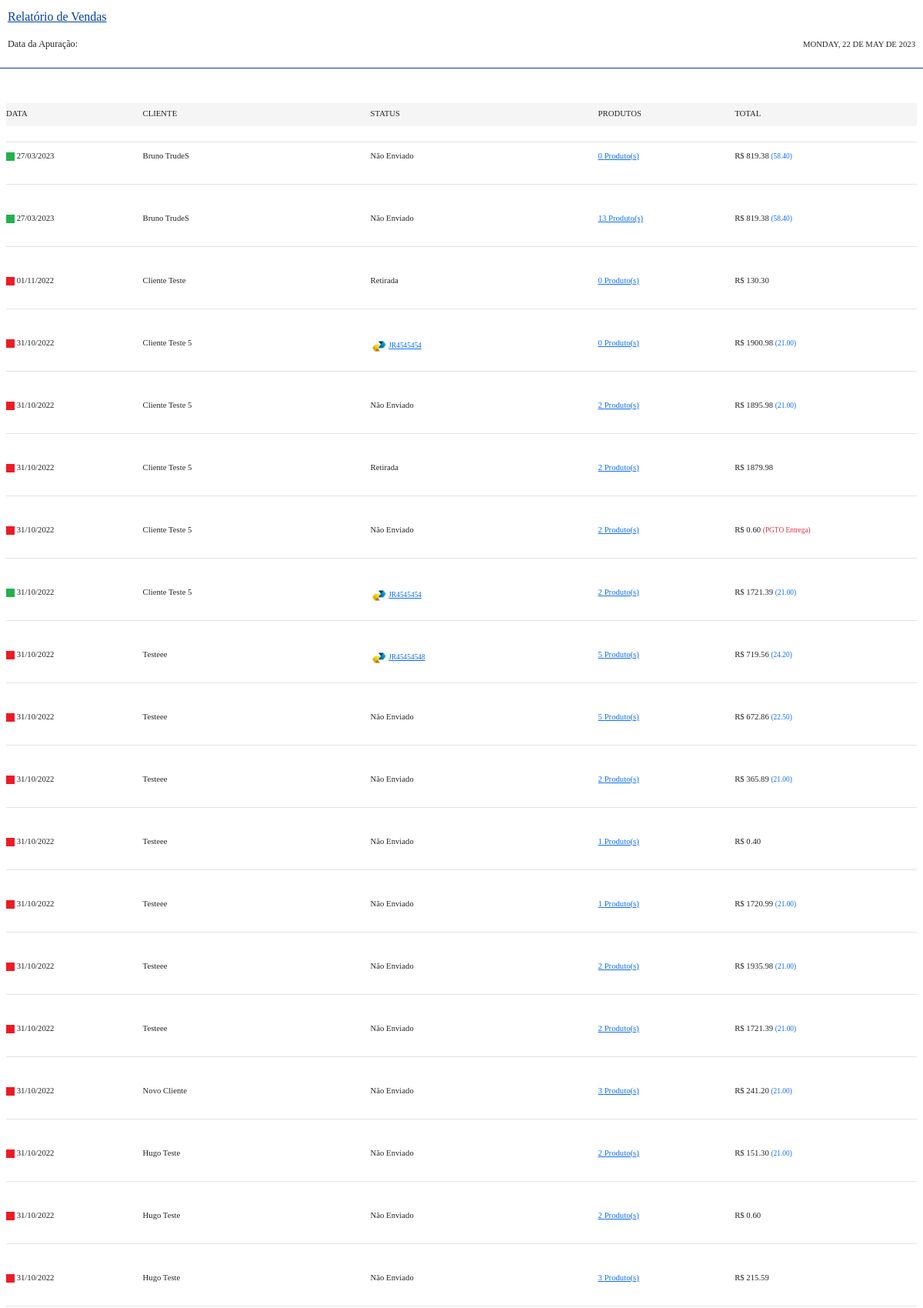
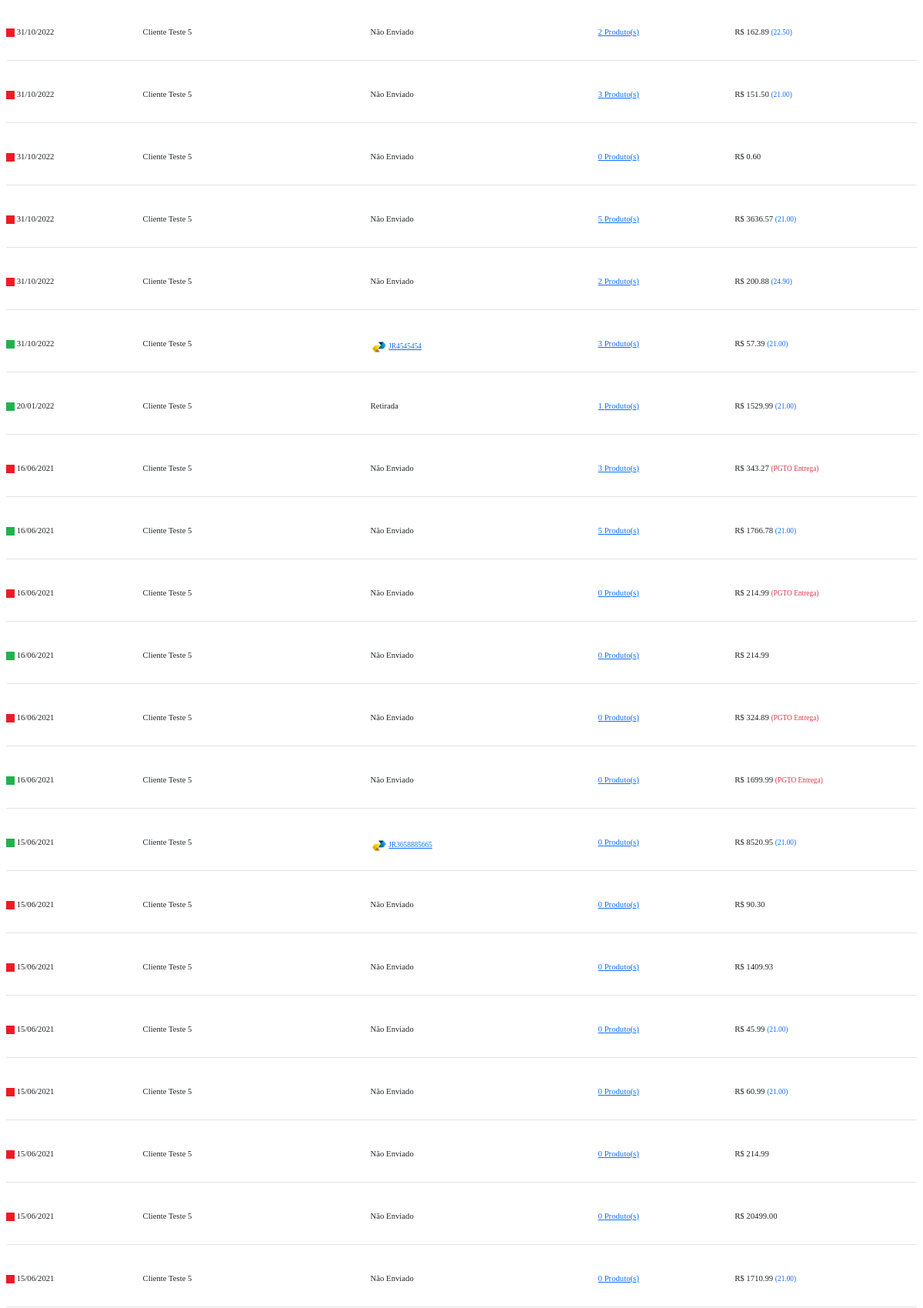
Page /sistema/painel-admin/rel/rel_vendas_html.php (upper part) on the committed database (2 pictures, top to bottom).
### tables this page shows
CREATE TABLE `vendas` (
  `id` int(11) NOT NULL AUTO_INCREMENT,
  `sub_total` decimal(10,2) NOT NULL,
  `frete` decimal(8,2) NOT NULL,
  `total` decimal(10,2) NOT NULL,
  `id_usuario` int(11) NOT NULL,
  `pago` varchar(5) NOT NULL,
  `data` date NOT NULL,
  `status` varchar(35) NOT NULL,
  `rastreio` varchar(35) DEFAULT NULL,
  `pgto_entrega` varchar(5) DEFAULT NULL,
  `tipo_frete` varchar(20) DEFAULT NULL,
  PRIMARY KEY (`id`)
);

CREATE TABLE `usuarios` (
  `id` int(11) NOT NULL AUTO_INCREMENT,
  `nome` varchar(50) NOT NULL,
  `cpf` varchar(20) NOT NULL,
  `email` varchar(50) NOT NULL,
  `senha` varchar(35) NOT NULL,
  `senha_crip` varchar(150) NOT NULL,
  `nivel` varchar(20) NOT NULL,
  `imagem` varchar(100) DEFAULT NULL,
  PRIMARY KEY (`id`)
);

### config.php (called while the page is built, shortened)
<?php
$url_loja = "http://$_SERVER[HTTP_HOST]/";
$url = explode("//", $url_loja);
if($url[1] == 'localhost/'){
	$url_loja = "http://$_SERVER[HTTP_HOST]/loja/";
}
 ?>

### sistema/painel-admin/rel/rel_vendas_html.php (the view, shortened to what this page needs)
<?php
require_once("../../../conexao.php");
$data_hoje = utf8_encode(strftime('%A, %d de %B de %Y', strtotime('today')));
$tipo = @$_GET['tipo'];
$data_inicial = @$_GET['data_inicial'];
$data_final = @$_GET['data_final'];
$data_inicialF = implode('/', array_reverse(explode('-', $data_inicial)));
$data_finalF = implode('/', array_reverse(explode('-', $data_final)));
if($tipo == "Sim"){
	$titulo_rel = 'Relatório de Vendas Pagas';
}else if($tipo == "Não"){
	$titulo_rel = 'Relatório de Vendas Pendentes';
}else{
	$titulo_rel = 'Relatório de Vendas';
}
if($data_inicial == $data_final){
	$apuracao = 'Data da Apuração: '.$data_inicialF;
}else{
	$apuracao = 'Apuração: '.$data_inicialF.' à '.$data_finalF;
}
if($tipo == ""){
	$tipo = '%%';
}
?>
<!DOCTYPE html>
<html>
<head>
	<link href="https://cdn.jsdelivr.net/npm/bootstrap@5.0.0/dist/css/bootstrap.min.css" rel="stylesheet">
</head>
<body>
		<section class="area-cab">
		<div class="cabecalho">
			<div class="coluna titulo_cab" style="width:70%"> <u><?php echo $titulo_rel ?></u></div>
			<div align="right" class="coluna" style="width:30%"> <?php echo mb_strtoupper($nome_loja) ?></div>
		</div>
		</section>
		<br>
		<section class="area-cab">
		<div class="cabecalho">
			<div class="coluna" style="width:60%"><small> <small><?php echo $apuracao ?></small></small></div>
			<div align="right" class="coluna" style="width:40%"><small> <small><small> <?php echo mb_strtoupper($data_hoje) ?></small></small></small></div>
		</div>
		</section>
		<br>
		<div class="cabecalho" style="border-bottom: solid 1px #0340a3">
		</div>
	<div class="mx-2" style="padding-top:15px ">
	<small><small><small>
	<section class="area-tab" style="background-color: #f5f5f5;">
						<div class="linha-cab" style="padding-top: 5px;">
							<div class="coluna" style="width:15%">DATA</div>
							<div class="coluna" style="width:25%">CLIENTE</div>
							<div class="coluna" style="width:25%">STATUS</div>
							<div class="coluna" style="width:15%">PRODUTOS</div>
							<div class="coluna" style="width:20%">TOTAL</div>
						</div>
				</section><small></small>
				<div class="cabecalho mb-1" style="border-bottom: solid 1px #e3e3e3;">
		</div>
		 <?php
                   $query_ped = $pdo->query("SELECT * FROM vendas where (data >= '$data_inicial' or data >= '$data_final') and pago LIKE '$tipo' order by id desc ");
                   $res_ped = $query_ped->fetchAll(PDO::FETCH_ASSOC);
                   for ($i=0; $i < count($res_ped); $i++) {
                      $data = $res_ped[$i]['data'];
                      $total = $res_ped[$i]['total'];
                      $pago = $res_ped[$i]['pago'];
                      $status = $res_ped[$i]['status'];
                      $rastreio = $res_ped[$i]['rastreio'];
                      $id_venda = $res_ped[$i]['id'];
                       $pgto_entrega = $res_ped[$i]['pgto_entrega'];
                        $frete = $res_ped[$i]['frete'];
                        $id_usuario = $res_ped[$i]['id_usuario'];
                      $data = implode('/', array_reverse(explode('-', $data)));
                      $quantidade_produtos = 0;
                    $query2 = $pdo->query("SELECT * FROM carrinho where id_venda = '$id_venda' order by id desc ");
                   $res2 = $query2->fetchAll(PDO::FETCH_ASSOC);
                   for ($i2=0; $i2 < count($res2); $i2++) {
                   $quantidade_produtos += $res2[$i2]['quantidade'];
                 }
                    $query3 = $pdo->query("SELECT * FROM usuarios where id = '$id_usuario' order by id desc ");
                   $res3 = $query3->fetchAll(PDO::FETCH_ASSOC);
                   $nome_cliente = $res3[0]['nome'];
			?>
				<section class="area-tab" style="padding-top:5px">
				<div class="linha-cab <?php echo $classe_linha ?>">
			<div class="coluna" style="width:15%">
                            <?php
                        if($pago == 'Sim') {
                            echo '<img src="'.$url_loja.'img/verde.jpg" width="11px">';
                        }else{
                             echo '<img src="'.$url_loja.'img/vermelho.jpg" width="11px">';
                        }?>
                        <?php echo $data ?>
                         </div>
                          <div class="coluna" style="width:25%"><?php echo $nome_cliente ?>
                   </div>
                    <div class="coluna" style="width:25%">
                            <?php if($status == 'Enviado'){
                                echo '<img src="'.$url_loja.'img/correios.jpg" width"25px" height="25"><a class="text-primary" title="Código de Postagem"><small>'. $rastreio .'</small></a>';
                            }else{
                                echo $status;
                            } ?>
                            </div>
                        <div class="coluna" style="width:15%">
                            <a href="" onclick="verProdutos('<?php echo $id_venda ?>')" title="Ver Produtos">
                            <?php echo $quantidade_produtos ?> Produto(s)
                            </a>
                        </div>
                         <div class="coluna" style="width:20%">R$ <?php echo $total ?>
                             <?php if($frete > 0){
              echo ' <small><span class="text-primary">('.$frete.')</span></small>';
             } ?>
             <?php
             if($pgto_entrega != ''){
                                  echo ' <small><span class="text-danger">(PGTO Entrega)</span></small>';
                                }
              ?>
                        </div>
			</div>
		</section>
		<div class="cabecalho" style="border-bottom: solid 1px #e3e3e3;">
		</div>
		<?php } ?>
		</small></small>
</div>
		<br>
</body>
</html>

### rows in the picture
vendas: data "27/03/2023", id_usuario.nome "Bruno TrudeS", status "Não Enviado", quantidade_produtos "0", total "819.38", frete "58.40"
vendas: data "27/03/2023", id_usuario.nome "Bruno TrudeS", status "Não Enviado", quantidade_produtos "13", total "819.38", frete "58.40"
vendas: data "01/11/2022", id_usuario.nome "Cliente Teste", status "Retirada", quantidade_produtos "0", total "130.30"
vendas: data "31/10/2022", id_usuario.nome "Cliente Teste 5", rastreio "JR4545454", quantidade_produtos "0", total "1900.98", frete "21.00"
vendas: data "31/10/2022", id_usuario.nome "Cliente Teste 5", status "Não Enviado", quantidade_produtos "2", total "1895.98", frete "21.00"
vendas: data "31/10/2022", id_usuario.nome "Cliente Teste 5", status "Retirada", quantidade_produtos "2", total "1879.98"
vendas: data "31/10/2022", id_usuario.nome "Cliente Teste 5", status "Não Enviado", quantidade_produtos "2", total "0.60", pgto_entrega "(PGTO Entrega)"
vendas: data "31/10/2022", id_usuario.nome "Cliente Teste 5", rastreio "JR4545454", quantidade_produtos "2", total "1721.39", frete "21.00"
vendas: data "31/10/2022", id_usuario.nome "Testeee", rastreio "JR45454548", quantidade_produtos "5", total "719.56", frete "24.20"
vendas: data "31/10/2022", id_usuario.nome "Testeee", status "Não Enviado", quantidade_produtos "5", total "672.86", frete "22.50"
vendas: data "31/10/2022", id_usuario.nome "Testeee", status "Não Enviado", quantidade_produtos "2", total "365.89", frete "21.00"
vendas: data "31/10/2022", id_usuario.nome "Testeee", status "Não Enviado", quantidade_produtos "1", total "0.40"
vendas: data "31/10/2022", id_usuario.nome "Testeee", status "Não Enviado", quantidade_produtos "1", total "1720.99", frete "21.00"
vendas: data "31/10/2022", id_usuario.nome "Testeee", status "Não Enviado", quantidade_produtos "2", total "1935.98", frete "21.00"
vendas: data "31/10/2022", id_usuario.nome "Testeee", status "Não Enviado", quantidade_produtos "2", total "1721.39", frete "21.00"
vendas: data "31/10/2022", id_usuario.nome "Novo Cliente", status "Não Enviado", quantidade_produtos "3", total "241.20", frete "21.00"
vendas: data "31/10/2022", id_usuario.nome "Hugo Teste", status "Não Enviado", quantidade_produtos "2", total "151.30", frete "21.00"
vendas: data "31/10/2022", id_usuario.nome "Hugo Teste", status "Não Enviado", quantidade_produtos "2", total "0.60"
vendas: data "31/10/2022", id_usuario.nome "Hugo Teste", status "Não Enviado", quantidade_produtos "3", total "215.59"
vendas: data "31/10/2022", id_usuario.nome "Cliente Teste 5", status "Não Enviado", quantidade_produtos "2", total "162.89", frete "22.50"
vendas: data "31/10/2022", id_usuario.nome "Cliente Teste 5", status "Não Enviado", quantidade_produtos "3", total "151.50", frete "21.00"
vendas: data "31/10/2022", id_usuario.nome "Cliente Teste 5", status "Não Enviado", quantidade_produtos "0", total "0.60"
vendas: data "31/10/2022", id_usuario.nome "Cliente Teste 5", status "Não Enviado", quantidade_produtos "5", total "3636.57", frete "21.00"
vendas: data "31/10/2022", id_usuario.nome "Cliente Teste 5", status "Não Enviado", quantidade_produtos "2", total "200.88", frete "24.90"
vendas: data "31/10/2022", id_usuario.nome "Cliente Teste 5", rastreio "JR4545454", quantidade_produtos "3", total "57.39", frete "21.00"
vendas: data "20/01/2022", id_usuario.nome "Cliente Teste 5", status "Retirada", quantidade_produtos "1", total "1529.99", frete "21.00"
vendas: data "16/06/2021", id_usuario.nome "Cliente Teste 5", status "Não Enviado", quantidade_produtos "3", total "343.27", pgto_entrega "(PGTO Entrega)"
vendas: data "16/06/2021", id_usuario.nome "Cliente Teste 5", status "Não Enviado", quantidade_produtos "5", total "1766.78", frete "21.00"
vendas: data "16/06/2021", id_usuario.nome "Cliente Teste 5", status "Não Enviado", quantidade_produtos "0", total "214.99", pgto_entrega "(PGTO Entrega)"
vendas: data "16/06/2021", id_usuario.nome "Cliente Teste 5", status "Não Enviado", quantidade_produtos "0", total "214.99"
vendas: data "16/06/2021", id_usuario.nome "Cliente Teste 5", status "Não Enviado", quantidade_produtos "0", total "324.89", pgto_entrega "(PGTO Entrega)"
vendas: data "16/06/2021", id_usuario.nome "Cliente Teste 5", status "Não Enviado", quantidade_produtos "0", total "1699.99", pgto_entrega "(PGTO Entrega)"
vendas: data "15/06/2021", id_usuario.nome "Cliente Teste 5", rastreio "JR3658885665", quantidade_produtos "0", total "8520.95", frete "21.00"
vendas: data "15/06/2021", id_usuario.nome "Cliente Teste 5", status "Não Enviado", quantidade_produtos "0", total "90.30"
vendas: data "15/06/2021", id_usuario.nome "Cliente Teste 5", status "Não Enviado", quantidade_produtos "0", total "1409.93"
vendas: data "15/06/2021", id_usuario.nome "Cliente Teste 5", status "Não Enviado", quantidade_produtos "0", total "45.99", frete "21.00"
vendas: data "15/06/2021", id_usuario.nome "Cliente Teste 5", status "Não Enviado", quantidade_produtos "0", total "60.99", frete "21.00"
vendas: data "15/06/2021", id_usuario.nome "Cliente Teste 5", status "Não Enviado", quantidade_produtos "0", total "214.99"
vendas: data "15/06/2021", id_usuario.nome "Cliente Teste 5", status "Não Enviado", quantidade_produtos "0", total "20499.00"
vendas: data "15/06/2021", id_usuario.nome "Cliente Teste 5", status "Não Enviado", quantidade_produtos "0", total "1710.99", frete "21.00"

### other values in the picture
$titulo_rel "Relatório de Vendas"
$apuracao "Data da Apuração:"
mb_strtoupper($data_hoje) "MONDAY, 22 DE MAY DE 2023"
